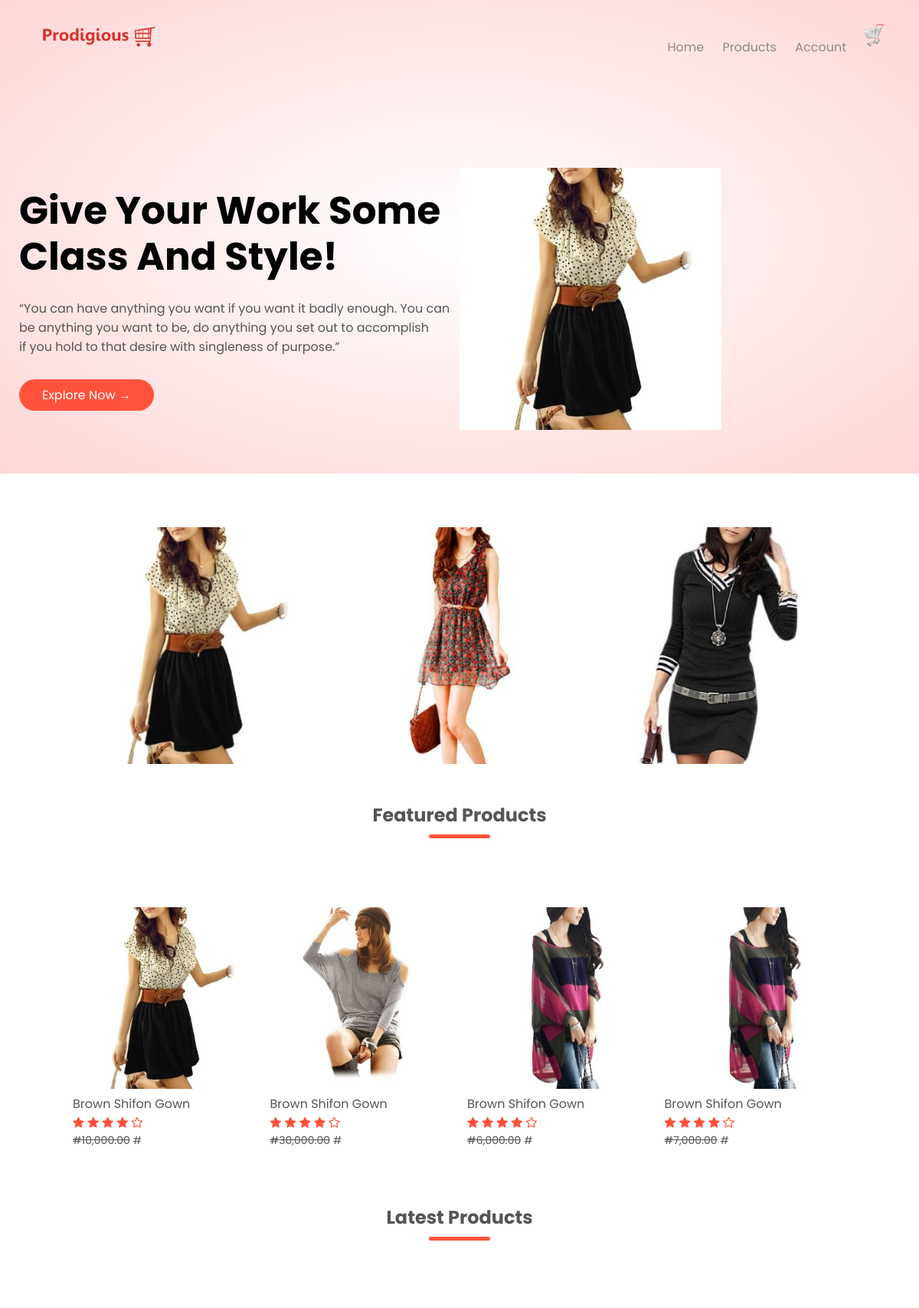
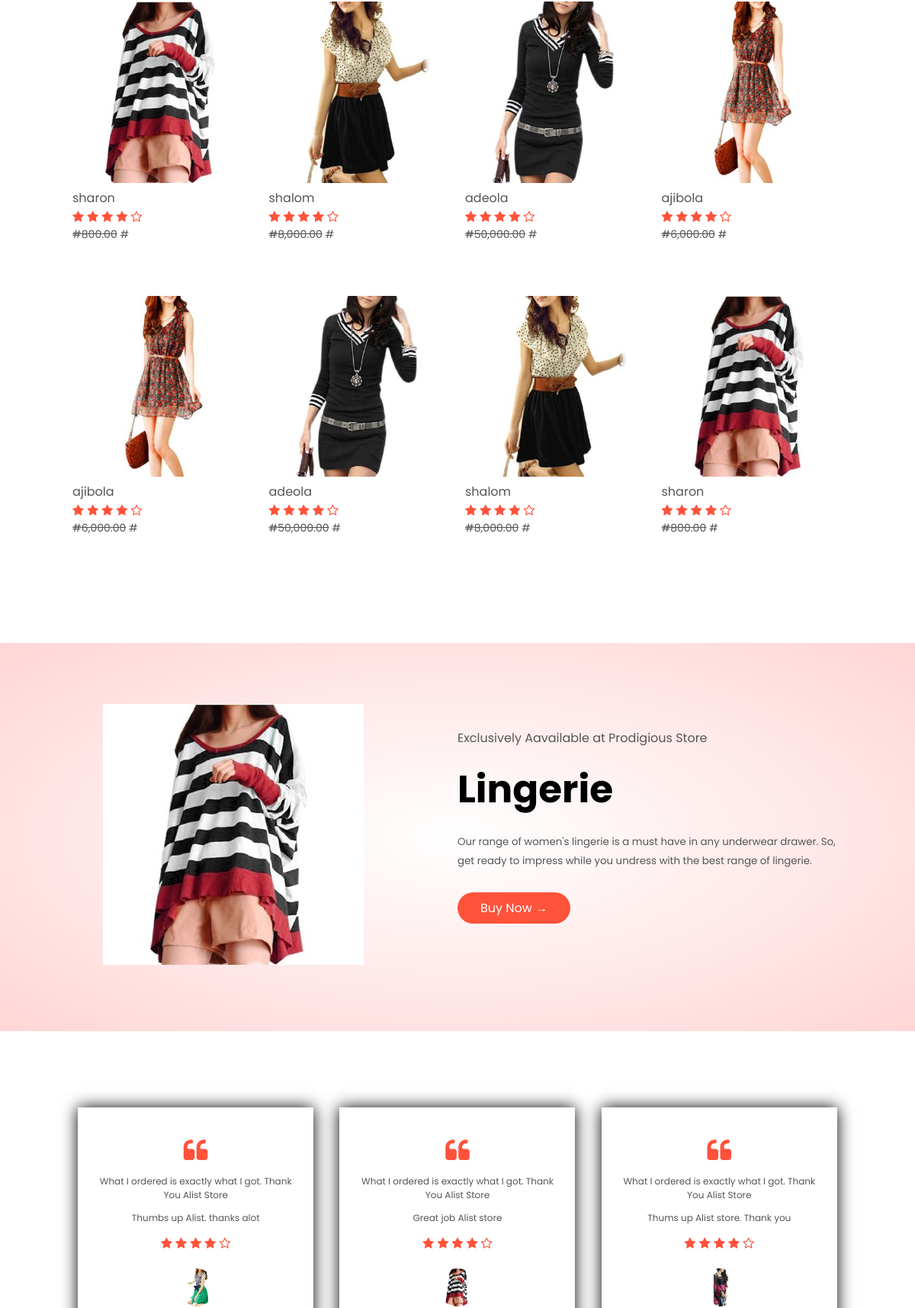
The page / (upper part) on the database its author committed (2 pictures, top to bottom).
### home/models.py (models this page shows, shortened)
class Setting(models.Model):
    STATUS =(
        ('True', 'True'),
        ('False', 'False'),
    )
    title = models.CharField(max_length=100)
    keywords = models.CharField(max_length=255)
    desscription = models.CharField(max_length=255, null=True)
    company = models.CharField(max_length=50, null=True)
    address = models.CharField(max_length=100)
    phone = models.CharField(null=True, max_length=15)
    email = models.CharField(blank=True, max_length=50)
    icon = models.ImageField(blank=True, null=True, upload_to='images/')
    logo = models.ImageField(blank=True, null=True, upload_to='images/')
    cart_icon = models.ImageField(blank=True, null=True, upload_to='images/')
    menu_icon = models.ImageField(blank=True, null=True, upload_to='images/')
    facebook = models.CharField(blank=True, max_length=50)
    instagram = models.CharField(blank=True, max_length=50)
    twitter = models.CharField(blank=True, max_length=50)
    created_at = models.DateTimeField(auto_now_add=True)
    about = RichTextUploadingField(blank=True)
    about2 = RichTextUploadingField(blank=True, default='About')
    contact = RichTextUploadingField(blank=True)
    status = models.CharField(max_length=10, choices=STATUS)

class Testimonial(models.Model):
    name = models.CharField(max_length=20, blank=True, null=True)
    comment = models.CharField(max_length=250, blank=True, null=True, default='Thumbs up Alist')
    testimos = models.ImageField(blank=True,null=True, upload_to='images/')

### product/models.py (models this page shows, shortened)
class Category(models.Model):
    STATUS =(
        ('True', 'True'),
        ('False', 'False'),
    )
    title = models.CharField(max_length=150)
    image = models.ImageField(blank=True, upload_to='images/')
    status = models.CharField(max_length=10, choices=STATUS)
    slug = models.SlugField(null=False, unique=True)
    created_at = models.DateTimeField(auto_now_add=True)

class Product(models.Model):
    STATUS =(
        ('True', 'True'),
        ('False', 'False'),
    )
    AVAILABLE =(
        ('In Stock', 'In Stock'),
        ('Out Of Stock', 'Out Of Stock'),
        ('ReStocked', 'ReStocked'),
    )
    category = models.ForeignKey(Category, on_delete=models.CASCADE)
    title = models.CharField(max_length=150, blank=True)
    keywords = models.CharField(max_length=255)
    description = models.CharField(max_length=255)
    image= models.ImageField(blank=True, upload_to='images/')
    price = models.FloatField(null=True, blank=True)
    sizes = models.CharField(max_length=30, null=True, default='Large')
    discount_price= models.FloatField(blank=True, null=True)
    available= models.CharField(choices=AVAILABLE, max_length=15, default='In Stock')
    quantity_instock = models.IntegerField(null=True, blank=True, default=1000)
    minquantity = models.IntegerField(blank=True)
    amount = models.IntegerField(null=True, blank=True)
    status = models.CharField(max_length=10, choices=STATUS)
    slug = models.SlugField(null=False, unique=True)
    created_at = models.DateTimeField(auto_now_add=True)
    updated_at = models.DateTimeField(auto_now=True)
    featured = models.BooleanField(blank=True)
    latest = models.BooleanField(blank=True)
    banner = models.BooleanField(blank=True)
    offer = models.BooleanField(blank=True)
    detail = RichTextUploadingField()
    def image_tag(self):
        return mark_safe('<img src="{}" height="50"/>'.format(self.image.url))
    image_tag.short_description = 'Image'

### home/views.py (the view)
# urls.py: path('', views.index, name= 'index'),
def index(request):
    setting= Setting.objects.get(pk=1)
    brands = Brand.objects.all()
    testimo = Testimonial.objects.all()
    category = Category.objects.all()[:3]
    offer = Product.objects.get(offer=True)
    featured = Product.objects.filter(featured=True)
    latest = Product.objects.filter(latest=True)
    latest2 = Product.objects.filter(latest=True).order_by('-id')
    context={
        'setting':setting,
        'brands' :brands,
        'testimo':testimo,
        'offer': offer,
        'category': category,
        'featured': featured,
        'latest': latest,
        'latest2':latest2
    }
    return render(request, 'index.html', context)

### home/templates/index.html (shortened to what this page needs)
{% extends 'base.html' %}
{% block header %} {% include "header.html" %} {% endblock header %}
{% block content %} {% include "content.html" %} {% endblock content%}
{% block offer %} {% include "offer.html" %} {% endblock offer %}
 {% block testimonial %} {% include "testimony.html" %} {% endblock testimonial %}

### home/templates/header.html (shortened to what this page needs)
<div class="headermain">
    <div class="container">
        <div class="header">
            <div class="logo">
                <a href="index.html"><img src="{{setting.logo.url}}"  alt="company logo here"></a>
            </div>
            <div class="navbar">
                <ul id="MenuItems">
                    <li><a href="{% url 'index' %}">Home</a></li>
                    <li><a href="{% url 'category' %}">Products</a></li>
                        {% if user.id is not None %}
                            <li><a href="{% url 'user' %}"><img src="{{profile.image.url}}" alt="" style="border-radius: 30px; height: 50px;"></a></li>
                            <li>
                                    <a href="{% url 'user' %}">Welcome!
                                        {% if request.user.first_name %}
                                            {{request.user.first_name}}
                                        {% else %}
                                            {{request.user.username}}
                                        {% endif %}
                                    </a>
                           </li>
                               <li><a href="{% url 'logoutfunc' %}">Logout</li>
                              <li><a href="">Change Password</li>
                            {% else %}
                            <li><a href="{% url 'accountform' %}">Account</a></li>
                        {% endif %}
                </ul>
            </div>
            <a href="cart.html"><img src="{{setting.cart_icon.url}}" alt="shop cart" width="30px" height="30px"></a>
        </div>
        <div class="row">
            <div class="col-2">
                <h1>Give Your Work Some <br> Class And Style!</h1>
                <p>“You can have anything you want if you want it badly enough. You can  <br>be anything
                     you want to be, do anything you set out to accomplish <br>
                      if you hold to that desire with singleness of purpose.”
                </p>
                    <a href="" class="btn">Explore Now &#8594;</a>
            </div>
            <div class="col-2">
                <img src="images/ladies/1.jpg">
            </div>
        </div>
    </div>
</div>

### home/templates/content.html
{% load humanize %}
<div class="categories">
    <div class="small-container">
        <div class="row">
            {% if category %}
                {% for item in category %}
                    <div class="col-3">
                        <a href="{% url 'product_list' item.id item.slug %}"><img src="{{item.image.url}}"></a>
                    </div>
                {% endfor %}
           {% endif %}
        </div>
    </div>
    <div class="small-container">
        <h2 class="title">Featured Products</h2>
        <div class="row">
            {% if featured %}
                {% for item in featured %}
                    <div class="col-4">
                        <a href="{% url 'product_details' item.id item.slug %}"><img src="{{item.image.url}}"></a>
                        <a href="product-details.html"><h4>Brown Shifon Gown</h4></a>
                        <div class="rating">
                            <i class="fa fa-star"></i>
                            <i class="fa fa-star"></i>
                            <i class="fa fa-star"></i>
                            <i class="fa fa-star"></i>
                            <i class="fa fa-star-o"></i>
                        </div>
                        <p class="price">
                        {% if item.discount_price %}
                            <del>#{{item.price | floatformat:2 | intcomma}}</del>
                            <span>#{{item.dscount_price | floatformat:2 | intcomma}}</span>
                            {% else %}
                            <span>#{{item.price | floatformat:2 | intcomma}}</span>
                            {% endif %}
                        </p>
                    </div>
                {% endfor %}
            {% endif %}
        </div>
        <h2 class="title">Latest Products</h2>
        <div class="row">
            {% if latest %}
                {% for item in latest %}
                    <div class="col-4">
                        <a href="{% url 'product_details' item.id item.slug %}"><img src="{{item.image.url}}"></a>
                        <a href="product-details.html item.id item.slug %"><h4>{{item.title}}</h4></a>
                        <div class="rating">
                            <i class="fa fa-star"></i>
                            <i class="fa fa-star"></i>
                            <i class="fa fa-star"></i>
                            <i class="fa fa-star"></i>
                            <i class="fa fa-star-o"></i>
                        </div>
                        <p class="price">
                            {% if item.discount_price %}
                            <del>#{{item.price | floatformat:2 | intcomma}}</del>
                            <span>#{{item.dscount_price | floatformat:2 | intcomma}}</span>
                            {% else %}
                            <span>#{{item.price | floatformat:2 | intcomma}}</span>
                            {% endif %}
                        </p>
                    </div>
                {% endfor %}
            {% endif %}
        </div>
        <div class="row">
            {% if latest2 %}
                {% for item in latest2 %}
                    <div class="col-4">
                        <a href="{% url 'product_details' item.id item.slug %}"><img src="{{item.image.url}}"></a>
                        <a href="product-details.html item.id item.slug %"><h4>{{item.title}}</h4></a>
                        <div class="rating">
                            <i class="fa fa-star"></i>
                            <i class="fa fa-star"></i>
                            <i class="fa fa-star"></i>
                            <i class="fa fa-star"></i>
                            <i class="fa fa-star-o"></i>
                        </div>
                        <p class="price">
                            {% if item.discount_price %}
                            <del>#{{item.price | floatformat:2 | intcomma}}</del>
                            <span>#{{item.dscount_price | floatformat:2 | intcomma}}</span>
                            {% else %}
                            <span>#{{item.price | floatformat:2 | intcomma}}</span>
                            {% endif %}
                        </p>
                    </div>
                {% endfor %}
            {% endif %}
        </div>
    </div>

### home/templates/offer.html
<div class="offer">
    <div class="small-container">
        <div class="row">
            <div class="col-2">
                <img src="{{offer.image.url}}" class="offer-img">
            </div>
            <div class="col-2">
                <p>Exclusively Aavailable at Prodigious Store</p>
                <h1>Lingerie </h1>
                <small>
                    Our range of women's lingerie is a must have in any underwear drawer.
                    So, get ready to impress while you undress with the best range of lingerie.
                </small>
                <a href="cart.html" class="btn">Buy Now &#8594;</a>
            </div>
        </div>
    </div>
</div>

### home/templates/testimony.html (shortened to what this page needs)
<div class="testimonial">
    <div class="small-container">
        <div class="row">
            {% if testimo %}
                {% for item in testimo %}
                      <div class="col-3">
                             <i class="fa fa-quote-left"></i>
                             <p>What I ordered is exactly what I got. Thank You Alist Store</p>
                             <p>{{item.comment}}</p>
                              <div class="rating">
                                   <i class="fa fa-star"></i>
                                    <i class="fa fa-star"></i>
                                    <i class="fa fa-star"></i>
                                    <i class="fa fa-star"></i>
                                     <i class="fa fa-star-o"></i>
                                </div>
                                   <img src="{{item.testimos.url}}" alt="">
                       </div>
                {% endfor %}
            {% endif %}
        </div>
    </div>
</div>

### home/static/css/main.css (style rules this page uses)
* { padding: 0; margin: 0; box-sizing: border-box; }
body { font-family: 'Poppins', sans-serif; }
.headermain { background: radial-gradient(#fff, #ffd6d6); }
.container { max-width: 1300px; margin: auto; padding: 0 25px; }
.header { display: flex; align-items: center; padding: 20px; }
.logo { width: 100px; }
.logo img { width: 170px; }
.navbar { flex: 1; text-align: right; }
.navbar li { display: inline-block; margin-right: 20px; }
a { text-decoration: none; color: #555; }
p { color: #555; }
.row { display: flex; align-items: center; flex-wrap: wrap; justify-content: space-around; }
.headermain .row { margin: 70px 0; }
.col-2 { flex-basis: 50%; min-width: 300px; }
.col-2 img { max-width: 100%; padding: 50px 0; }
.col-2 h1 { font-size: 50px; line-height: 60px; margin: 25px 0; }
.btn { display: inline-block; background: #ff523b; color: white; text-decoration: none; padding: 8px 30px; margin: 30px 0; border-radius: 30px; }
.categories { margin: 70px 0; }
.small-container { max-width: 1080px; margin: auto; padding: 0 25px; }
.col-3 { flex-basis: 30%; min-width: 250px; margin-bottom: 30px; }
.col-3 img { width: 100%; }
.title { text-align: center; margin: 0 auto 80px; position: relative; line-height: 60px; color: #555; }
.col-4 { flex-basis: 25%; padding: 10px; min-width: 200px; margin-bottom: 50px; transition: transform 0.5s; }
.col-4 img { width: 100%; }
.title::after { content: ''; background: #ff523b; width: 80px; height: 5px; border-radius: 5px; position: absolute; bottom: 0; left: 50%; transform: translateX(-50%); }
h4 { color: #555; font-weight: normal; }
.col-4 p { font-size: 14px; }
.rating .fa { color: #ff523b; }
.offer { background: radial-gradient(#fff, #ffd6d6); margin-top: 80px; padding: 30px 0; }
.col-2 .offer-img { padding: 50px; }
small { color: #555; }
.testimonial { padding-top: 100px; }
.testimonial .col-3 { text-align: center; padding: 40px 20px; box-shadow: 0 0 20px 0px black; cursor: pointer; transition: transform 0.5s; }
.testimonial .col-3 img { width: 50px; margin-top: 20px; border-radius: 50%; }
.fa.fa-quote-left { font-size: 34px; color: #ff523b; }
.col-3 p { font-size: 12px; margin: 12px 0; columns: #777; }
ul { list-style-type: none; }
ul a { text-decoration: none; color: #8a8a8a; }

### rows shown on the page
Setting: logo (picture), cart_icon (picture)
Category: image (picture)
Category: image (picture)
Category: image (picture)
Product: image (picture), price "10,000.00"
Product: image (picture), price "30,000.00"
Product: image (picture), price "6,000.00"
Product: image (picture), price "7,000.00"
Product: image (picture), title "sharon", price "800.00"
Product: image (picture), title "shalom", price "8,000.00"
Product: image (picture), title "adeola", price "50,000.00"
Product: image (picture), title "ajibola", price "6,000.00"
Testimonial: comment "Thumbs up Alist. thanks alot", testimos (picture)
Testimonial: comment "Great job Alist store", testimos (picture)
Testimonial: comment "Thums up Alist store. Thank you", testimos (picture)
